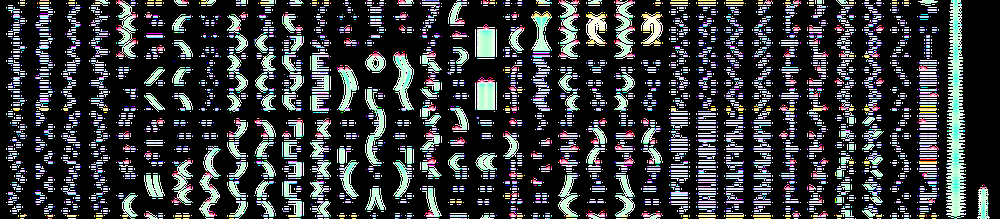
#> input picture proseka/data/data004mst.png, 1000 x 219 px, shrunk from 7240 x 1584 before the run
$ python main.py
#> lines starting #> are read from the running program, lines starting #| are printed output that depends on the picture; after the words box and inside, x2 and y2 are one past the last pixel; in counts of white or black regions, pixels touching at a corner belong together
# ライブラリのインポート
import matplotlib.pyplot as plt
import cv2

# import numpy as np
# import pandas as pd
# from google.colab.patches import cv2_imshow

img_path = "data/data004mst.png"

img_psc = cv2.imread(img_path, 1)
#> img_psc is the input picture: shape (219, 1000, 3); mean B, G, R 57.2, 55.4, 52.3
img_psc2 = cv2.imread(img_path, 1)
img_psg = cv2.imread(img_path, 0)
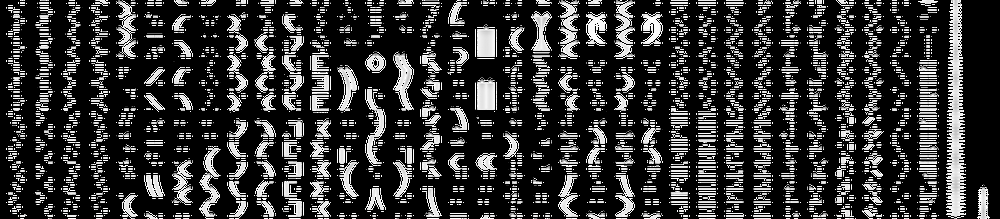
#> img_psg: shape (219, 1000); min 0, max 255, mean 54.6
img_psa = cv2.imread(img_path, -1)

temp, img_bin = cv2.threshold(img_psg, 240, 255, cv2.THRESH_BINARY)
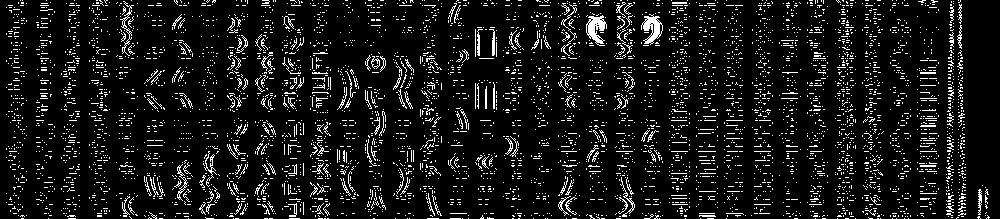
#> img_bin: shape (219, 1000); 9% white in thin lines or dots
contours, hierarchy = cv2.findContours(
    img_bin, cv2.RETR_TREE, cv2.CHAIN_APPROX_SIMPLE
)  # img_binaryを輪郭抽出
#> contours = 5638 contours, 5611 with area under 20; largest, box (x1, y1, x2, y2) and area: (641, 14, 663, 45) 325, (586, 15, 607, 46) 305, (177, 164, 188, 201) 75, (120, 1, 134, 56) 72, (371, 56, 380, 69) 54
cv2.drawContours(
    img_psc, contours, -1, (0, 0, 255), 1
)  # 抽出した輪郭をcount+=len(contours)赤色でimg_colorに重ね書き
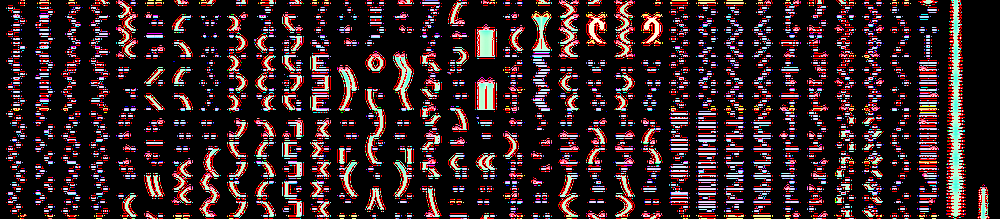
#> img_psc: shape (219, 1000, 3); 8.82% of pixels changed, all inside (x1, y1, x2, y2) = (6, 0, 990, 219)

print(len(contours))
#| 5638
img_psc = cv2.cvtColor(img_psc, cv2.COLOR_BGR2RGB)
# cv2.imwrite('data/004mst_msk_c.png',img_psc)
plt.imshow(img_psc)
plt.show()

# [12 lines of commented-out code are left out]

$ run again, with proseka/data/data087mst.png copied over proseka/data/data004mst.png
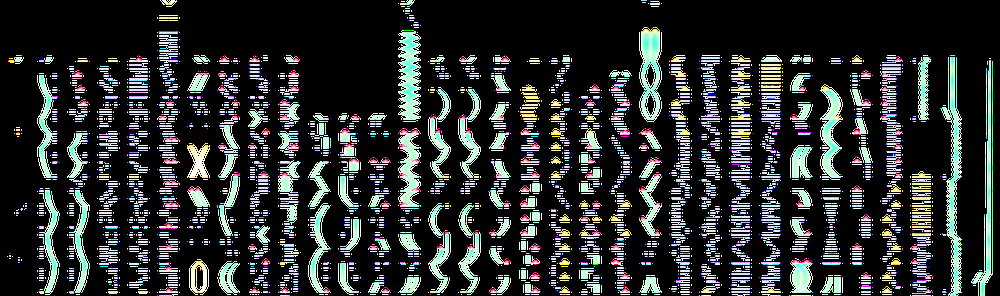
#> input picture proseka/data/data087mst.png, 1000 x 296 px, shrunk from 6640 x 1968 before the run
#> img_psc is the input picture: shape (296, 1000, 3); mean B, G, R 47.4, 47.8, 44.2
#> `temp, img_bin = cv2.threshold(img_psg, 240, 255, cv2.THRESH_BINARY)`:
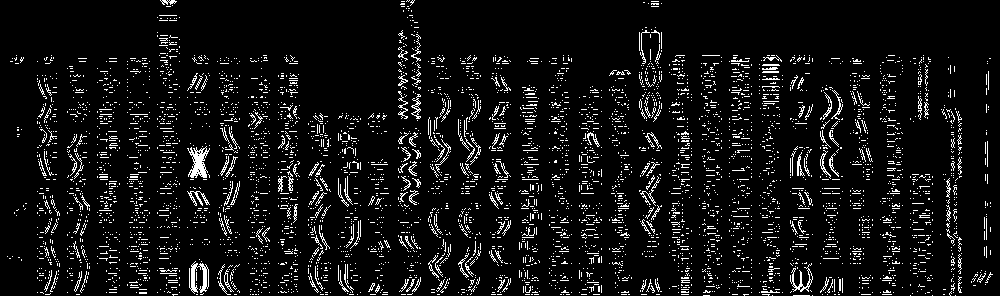
#> img_bin: shape (296, 1000); 7.3% white in thin lines or dots
#> contours = 5562 contours, 5516 with area under 20; largest, box (x1, y1, x2, y2) and area: (187, 146, 210, 178) 343, (189, 261, 209, 294) 234, (790, 263, 813, 292) 127, (411, 94, 421, 119) 78, (187, 191, 210, 206) 68
#> `cv2.drawContours( img_psc, contours, -1, (0, 0, 255), 1 )`:
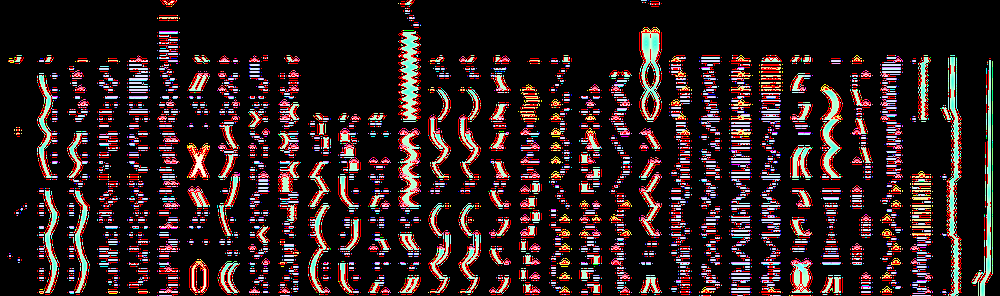
#> img_psc: shape (296, 1000, 3); 7.22% of pixels changed, all inside (x1, y1, x2, y2) = (7, 0, 993, 296)
#| 5562

$ run again, with proseka/data/data107mst.png copied over proseka/data/data004mst.png
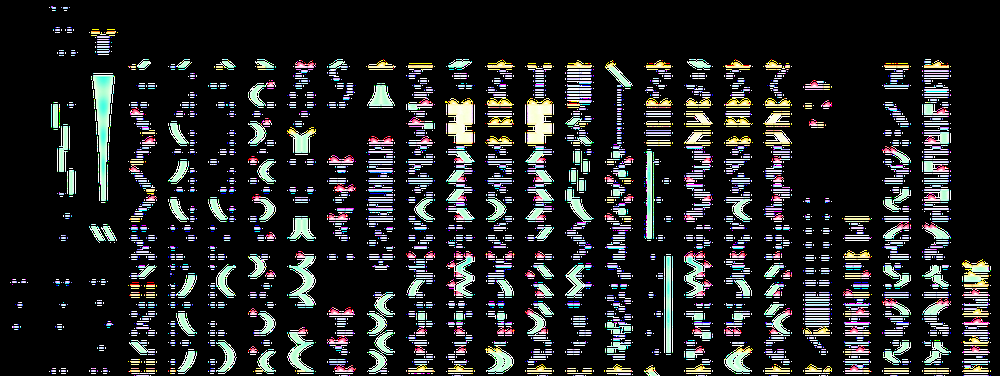
#> input picture proseka/data/data107mst.png, 1000 x 376 px, shrunk from 5040 x 1896 before the run
#> img_psc is the input picture: shape (376, 1000, 3); mean B, G, R 37.2, 37.3, 35.8
#> `temp, img_bin = cv2.threshold(img_psg, 240, 255, cv2.THRESH_BINARY)`:
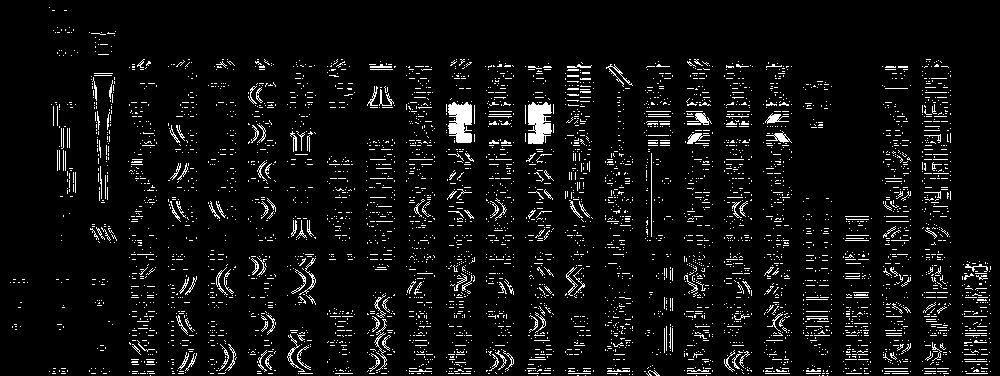
#> img_bin: shape (376, 1000); 5.9% white in thin lines or dots
#> contours = 5030 contours, 4964 with area under 20; largest, box (x1, y1, x2, y2) and area: (528, 102, 552, 144) 666, (448, 102, 472, 143) 654, (687, 113, 712, 125) 98, (687, 133, 710, 144) 90, (766, 131, 792, 143) 90
#> `cv2.drawContours( img_psc, contours, -1, (0, 0, 255), 1 )`:
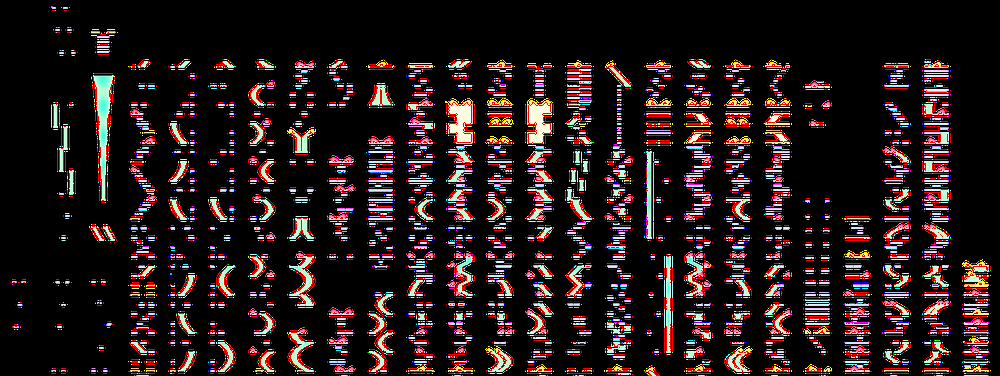
#> img_psc: shape (376, 1000, 3); 5.51% of pixels changed, all inside (x1, y1, x2, y2) = (10, 7, 991, 376)
#| 5030

$ run again, with proseka/data/data122mst.png copied over proseka/data/data004mst.png
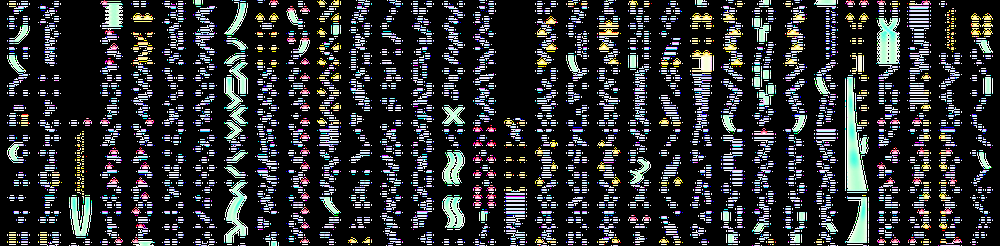
#> input picture proseka/data/data122mst.png, 1000 x 246 px, shrunk from 6440 x 1584 before the run
#> img_psc is the input picture: shape (246, 1000, 3); mean B, G, R 49.3, 47.4, 45.2
#> `temp, img_bin = cv2.threshold(img_psg, 240, 255, cv2.THRESH_BINARY)`:
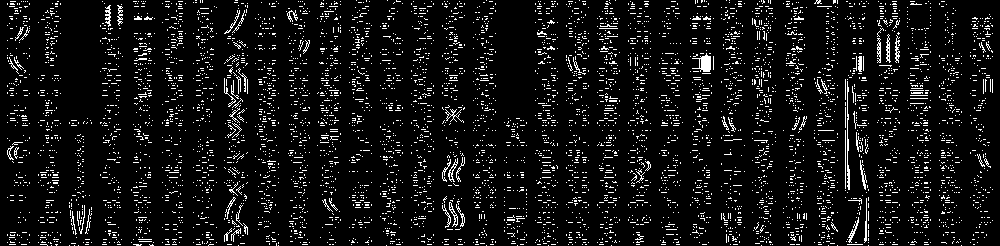
#> img_bin: shape (246, 1000); 7.6% white in thin lines or dots
#> contours = 6184 contours, 6164 with area under 20; largest, box (x1, y1, x2, y2) and area: (692, 53, 711, 72) 156, (449, 202, 458, 227) 64, (448, 158, 458, 182) 60, (847, 81, 850, 190) 58, (886, 34, 891, 63) 54
#> `cv2.drawContours( img_psc, contours, -1, (0, 0, 255), 1 )`:
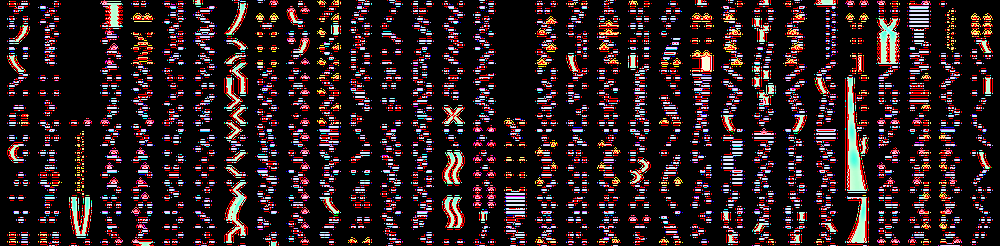
#> img_psc: shape (246, 1000, 3); 7.46% of pixels changed, all inside (x1, y1, x2, y2) = (7, 0, 993, 246)
#| 6184
